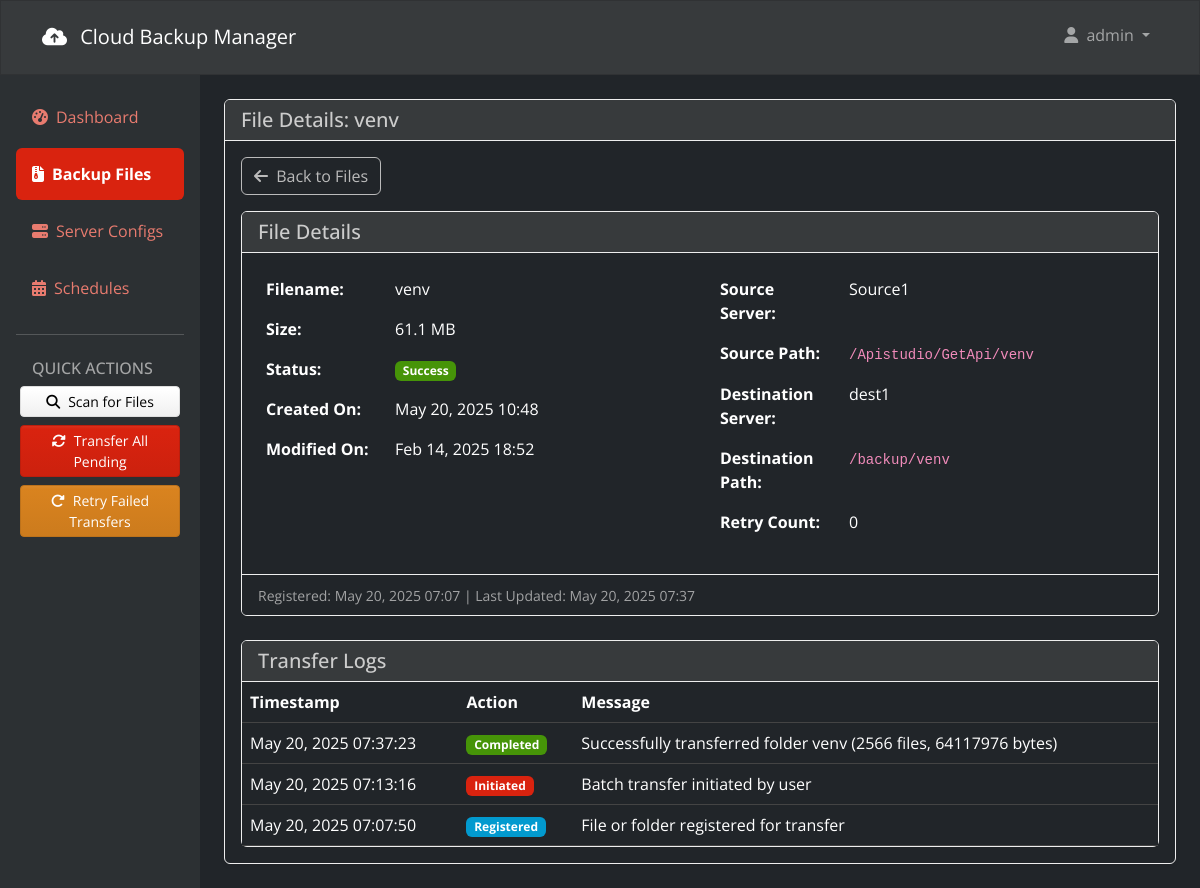
Page /files/782/ (signed in) on the committed database.
### backup_app/models.py (models this page shows, shortened)
class BackupFile(models.Model):
    filename = models.CharField(max_length=256)
    file_size = models.BigIntegerField(blank=True, null=True)
    file_created_at = models.DateTimeField(blank=True, null=True)
    file_modified_at = models.DateTimeField(blank=True, null=True)
    source_path = models.CharField(max_length=512)
    destination_path = models.CharField(max_length=512)
    status = models.CharField(
        max_length=20,
        choices=TransferStatus.choices,
        default=TransferStatus.PENDING
    )
    error_message = models.TextField(blank=True, null=True)
    retry_count = models.IntegerField(default=0)
    created_at = models.DateTimeField(default=timezone.now)
    updated_at = models.DateTimeField(auto_now=True)
    source_server = models.ForeignKey(ServerConfig, on_delete=models.CASCADE, related_name='source_files')
    destination_server = models.ForeignKey(ServerConfig, on_delete=models.CASCADE, related_name='destination_files')
    user = models.ForeignKey(User, on_delete=models.CASCADE, related_name='backup_files')
    is_folder = models.BooleanField(default=False)
    files_count = models.IntegerField(default=0)

class ServerConfig(models.Model):
    name = models.CharField(max_length=64)
    host = models.CharField(max_length=120)
    port = models.IntegerField(default=22)
    username = models.CharField(max_length=64)
    password = models.CharField(max_length=256, blank=True, null=True)
    private_key = models.TextField(blank=True, null=True)
    remote_path = models.CharField(max_length=256)
    server_type = models.CharField(max_length=20)  # 'source' or 'destination'
    user = models.ForeignKey(User, on_delete=models.CASCADE, related_name='server_configs')
    created_at = models.DateTimeField(default=timezone.now)

class TransferLog(models.Model):
    backup_file = models.ForeignKey(BackupFile, on_delete=models.CASCADE, related_name='logs')
    action = models.CharField(max_length=64) # e.g., 'transfer_start', 'transfer_complete', 'retry'
    message = models.TextField(blank=True, null=True)
    timestamp = models.DateTimeField(default=timezone.now)

### backup_app/views/dashboard_views.py (the view)
# urls.py: path('files/<int:file_id>/', dashboard_views.file_detail, name='file_detail'),
@login_required
def file_detail(request, file_id):
    backup_file = get_object_or_404(BackupFile, id=file_id, user=request.user)
    logs = TransferLog.objects.filter(backup_file=backup_file).order_by('-timestamp')
    context = {
        'title': f'File Details: {backup_file.filename}',
        'file': backup_file,
        'logs': logs,
    }
    return render(request, 'backup_app/file_detail.html', context)

### templates/backup_app/file_detail.html (shortened to what this page needs)
{% extends 'backup_app/base.html' %}
{% block main_content %}
<div class="mb-3">
    <a href="{% url 'file_list' %}" class="btn btn-outline-secondary">
        <i class="fas fa-arrow-left me-1"></i> Back to Files
    </a>
</div>
<div class="card mb-4">
    <div class="card-header bg-body-secondary">
        <div class="d-flex justify-content-between align-items-center">
            <h5 class="mb-0">File Details</h5>
        </div>
    </div>
    <div class="card-body">
        <div class="row">
            <div class="col-md-6">
                <table class="table table-borderless">
                    <tbody>
                        <tr>
                            <th style="width: 30%">Filename:</th>
                            <td>{{ file.filename }}</td>
                        </tr>
                        <tr>
                            <th>Size:</th>
                            <td>{{ file.file_size|filesizeformat }}</td>
                        </tr>
                        <tr>
                            <th>Status:</th>
                            <td>
                                {% if file.status == 'success' %}
                                    <span class="badge bg-success">Success</span>
                                {% elif file.status == 'failed' %}
                                    <span class="badge bg-danger">Failed</span>
                                {% elif file.status == 'pending' %}
                                    <span class="badge bg-warning text-dark">Pending</span>
                                {% elif file.status == 'in_progress' %}
                                    <span class="badge bg-info">In Progress</span>
                                {% elif file.status == 'retrying' %}
                                    <span class="badge bg-secondary">Retrying</span>
                                {% endif %}
                            </td>
                        </tr>
                        <tr>
                            <th>Created On:</th>
                            <td>{{ file.file_created_at|date:"M d, Y H:i" }}</td>
                        </tr>
                        <tr>
                            <th>Modified On:</th>
                            <td>{{ file.file_modified_at|date:"M d, Y H:i" }}</td>
                        </tr>
                    </tbody>
                </table>
            </div>
            <div class="col-md-6">
                <table class="table table-borderless">
                    <tbody>
                        <tr>
                            <th style="width: 30%">Source Server:</th>
                            <td>{{ file.source_server.name }}</td>
                        </tr>
                        <tr>
                            <th>Source Path:</th>
                            <td><code>{{ file.source_path }}</code></td>
                        </tr>
                        <tr>
                            <th>Destination Server:</th>
                            <td>{{ file.destination_server.name }}</td>
                        </tr>
                        <tr>
                            <th>Destination Path:</th>
                            <td><code>{{ file.destination_path }}</code></td>
                        </tr>
                        <tr>
                            <th>Retry Count:</th>
                            <td>{{ file.retry_count }}</td>
                        </tr>
                    </tbody>
                </table>
            </div>
        </div>
    </div>
    <div class="card-footer bg-body text-muted">
        <small>Registered: {{ file.created_at|date:"M d, Y H:i" }} | Last Updated: {{ file.updated_at|date:"M d, Y H:i" }}</small>
    </div>
</div>
<div class="card">
    <div class="card-header bg-body-secondary">
        <h5 class="mb-0">Transfer Logs</h5>
    </div>
    <div class="card-body p-0">
        <div class="table-responsive">
            <table class="table mb-0">
                <thead>
                    <tr>
                        <th>Timestamp</th>
                        <th>Action</th>
                        <th>Message</th>
                    </tr>
                </thead>
                <tbody>
                    {% if logs %}
                        {% for log in logs %}
                            <tr>
                                <td>{{ log.timestamp|date:"M d, Y H:i:s" }}</td>
                                <td>
                                    {% if log.action == 'transfer_initiated' %}
                                        <span class="badge bg-primary">Initiated</span>
                                    {% elif log.action == 'transfer_complete' %}
                                        <span class="badge bg-success">Completed</span>
                                    {% elif log.action == 'transfer_failed' %}
                                        <span class="badge bg-danger">Failed</span>
                                    {% elif log.action == 'transfer_retry' %}
                                        <span class="badge bg-warning text-dark">Retry</span>
                                    {% elif log.action == 'transfer_cancelled' %}
                                        <span class="badge bg-secondary">Cancelled</span>
                                    {% elif log.action == 'file_registered' %}
                                        <span class="badge bg-info">Registered</span>
                                    {% else %}
                                        <span class="badge bg-secondary">{{ log.action }}</span>
                                    {% endif %}
                                </td>
                                <td>{{ log.message|default:"-" }}</td>
                            </tr>
                        {% endfor %}
                    {% else %}
                        <tr>
                            <td colspan="3" class="text-center py-4">
                                <i class="fas fa-info-circle me-2"></i> No logs found for this file
                            </td>
                        </tr>
                    {% endif %}
                </tbody>
            </table>
        </div>
    </div>
</div>
{% endblock %}

### templates/backup_app/base.html (shortened to what this page needs)
{% load static %}
<!DOCTYPE html>
<html lang="en" data-bs-theme="dark">
<head>
    <link href="https://cdn.jsdelivr.net/npm/bootswatch@5.3.3/dist/simplex/bootstrap.min.css" rel="stylesheet" />
    <link rel="stylesheet" href="https://cdnjs.cloudflare.com/ajax/libs/font-awesome/6.4.0/css/all.min.css" />
</head>
<body>
    <nav class="navbar navbar-expand-lg navbar-dark bg-dark">
        <div class="container">
            <a class="navbar-brand" href="{% url 'dashboard' %}">
                <i class="fas fa-cloud-upload-alt me-2"></i>
                Cloud Backup Manager
            </a>
            <div class="collapse navbar-collapse" id="navbarNav">
                <ul class="navbar-nav ms-auto">
                    {% if user.is_authenticated %}
                    <li class="nav-item dropdown">
                        <a
                            class="nav-link dropdown-toggle"
                            href="#"
                            id="userDropdown"
                            role="button"
                            data-bs-toggle="dropdown"
                            aria-expanded="false"
                        >
                            <i class="fas fa-user me-1"></i> {{ user.username }}
                        </a>
                    </li>
                    {% endif %}
                </ul>
            </div>
        </div>
    </nav>
    <div class="container-fluid p-0">
        {% if user.is_authenticated %}
        <div class="row g-0">
            <div class="col-md-3 col-lg-2 sidebar p-3 bg-body-tertiary">
                <div class="d-flex flex-column">
                    <ul class="nav nav-pills flex-column mb-auto">
                        <li class="nav-item">
                            <a
                                href="{% url 'dashboard' %}"
                                class="nav-link {% if request.resolver_match.url_name == 'dashboard' %}active{% endif %}"
                            >
                                <i class="fas fa-tachometer-alt me-2"></i>Dashboard
                            </a>
                        </li>
                        <li class="nav-item">
                            <a
                                href="{% url 'file_list' %}"
                                class="nav-link {% if request.resolver_match.url_name == 'file_list' or request.resolver_match.url_name == 'file_detail' %}active{% endif %}"
                            >
                                <i class="fas fa-file-archive me-2"></i>Backup Files
                            </a>
                        </li>
                        <li class="nav-item">
                            <a
                                href="{% url 'server_list' %}"
                                class="nav-link {% if 'server' in request.resolver_match.url_name %}active{% endif %}"
                            >
                                <i class="fas fa-server me-2"></i>Server Configs
                            </a>
                        </li>
                        <li class="nav-item">
                            <a
                                href="{% url 'schedule_list' %}"
                                class="nav-link {% if 'schedule' in request.resolver_match.url_name %}active{% endif %}"
                            >
                                <i class="fas fa-calendar-alt me-2"></i>Schedules
                            </a>
                        </li>
                    </ul>
                    <hr class="mt-3" />
                    <h6 class="sidebar-heading px-3 mt-2 mb-2 text-muted text-uppercase">
                        Quick Actions
                    </h6>
                    <div class="d-grid gap-2 px-1">
                        <button
                            type="button"
                            class="btn btn-sm btn-secondary"
                            data-bs-toggle="modal"
                            data-bs-target="#scanModal"
                        >
                            <i class="fas fa-search me-2"></i>Scan for Files
                        </button>
                        <a
                            href="{% url 'initiate_transfer_all' %}"
                            class="btn btn-sm btn-primary"
                            onclick="event.preventDefault(); document.getElementById('transfer-all-form').submit();"
                        >
                            <i class="fas fa-sync-alt me-2"></i>Transfer All Pending
                        </a>
                        <a
                            href="{% url 'retry_failed' %}"
                            class="btn btn-sm btn-warning"
                            onclick="event.preventDefault(); document.getElementById('retry-form').submit();"
                        >
                            <i class="fas fa-redo-alt me-2"></i>Retry Failed Transfers
                        </a>
                    </div>
                </div>
            </div>
            <div class="col-md-9 col-lg-10 content p-4">
                <div class="card shadow-sm">
                    <div class="card-header bg-body-secondary">
                        <h5 class="card-title mb-0">
                            {% block page_title %}{{ title|default:"Page Title" }}{% endblock %}
                        </h5>
                    </div>
                    <div class="card-body">{% block main_content %}{% endblock %}</div>
                </div>
            </div>
        </div>
    {% endif %}
</div>
</body>
</html>

### templates/backup_app/base.html (style rules this page uses)
body { min-height: 100vh; display: flex; flex-direction: column; }
.sidebar { min-height: calc(100vh - 56px); }
.content { flex: 1; }
.nav-link { border-radius: 0.25rem; margin-bottom: 0.25rem; }
.nav-link.active { font-weight: bold; }

### rows in the picture
BackupFile: filename "venv", file_size|filesizeformat "61.1 MB", file_created_at "May 20, 2025 10:48", file_modified_at "Feb 14, 2025 18:52", source_server.name "Source1", source_path "/Apistudio/GetApi/venv", destination_server.name "dest1", destination_path "/backup/venv", retry_count "0", created_at "May 20, 2025 07:07", updated_at "May 20, 2025 07:37"
TransferLog: timestamp "May 20, 2025 07:37:23", shows "Completed", message "Successfully transferred folder venv (2566 files, 64117976 bytes)"
TransferLog: timestamp "May 20, 2025 07:13:16", shows "Initiated", message "Batch transfer initiated by user"
TransferLog: timestamp "May 20, 2025 07:07:50", action "Registered", message "File or folder registered for transfer"

### other values in the picture
{{ user.username }} "admin"
{{ title|default:"Page Title" }} "File Details: venv"
